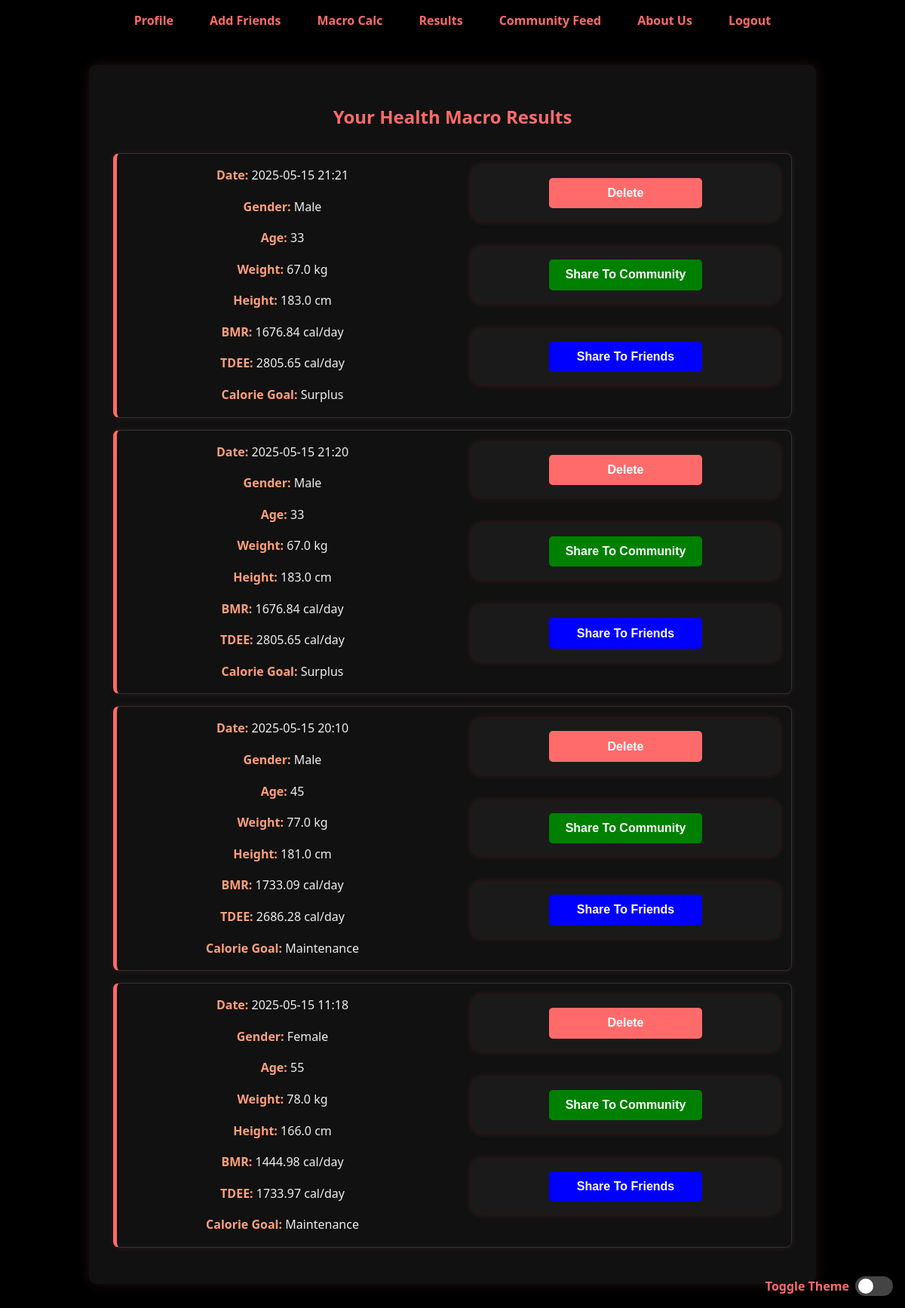
The page /results (signed in) on the database its author committed.
### app/models.py (models this page shows)
class MacroPost(db.Model):
    id = db.Column(db.Integer, primary_key=True)
    gender = db.Column(db.String(10), nullable=False)
    age = db.Column(db.Integer, nullable=False)
    weight = db.Column(db.Float, nullable=False)
    height = db.Column(db.Float, nullable=False)
    bmr = db.Column(db.Float, nullable=False)
    tdee = db.Column(db.Float, nullable=False)
    calorie_goal = db.Column(db.String(10), nullable=False, server_default='maintain')
    timestamp = db.Column(db.DateTime, server_default=db.func.now())
    user_id = db.Column(db.Integer, db.ForeignKey('user.id'), nullable=False)
    user = db.relationship('User', backref=db.backref('macroposts', lazy=True))

### app/routes.py (the view)
@app.route("/results")
def results():
    macro_posts = []
    if current_user.is_authenticated:
        macro_posts = MacroPost.query.filter_by(user_id=current_user.id).order_by(MacroPost.timestamp.desc()).all()
    return render_template("results.html", macro_posts=macro_posts)

### app/__init__.py (called while the page is built)
@login_manager.user_loader
def load_user(user_id):
    return db.session.get(User, int(user_id))

### app/routes.py (called while the page is built)
@app.after_request
def add_security_headers(response):
    response.headers['X-Content-Type-Options'] = 'nosniff'
    response.headers['X-Frame-Options'] = 'DENY'
    response.headers['X-Content-Type-Options'] = 'nosniff'
    response.headers['X-XSS-Protection'] = '1; mode=block'
    return response

### app/templates/results.html (shortened to what this page needs)
{% extends "base.html" %}
{% import "./components/resultTab.html" as ui %}
 {% block content %}
<section>
  <h1>Your Health Macro Results</h1>
  {% if macro_posts and macro_posts|length > 0 %}
  <div class="macro-history">
    <ul>
      {% for post in macro_posts %}
      <li>
        <div class="info">
          {{ ui.history_item(post) }}
        </div>
        <div class="actions">
          {{ ui.delete_button(post.id) }}
          {{ ui.community_share_button(post.id) }}
          {{ ui.friend_share_button(post.id) }}
        </div>
      </li>
      {% endfor %}
    </ul>
  </div>
  {% endif %}
</section>
{% endblock %}

### app/templates/components/resultTab.html (shortened to what this page needs)
{% macro history_item(post) %}
<p><strong>Date:</strong> {{ post.timestamp.strftime('%Y-%m-%d %H:%M') }}</p>
<p><strong>Gender:</strong> {{ post.gender|capitalize }}</p>
<p><strong>Age:</strong> {{ post.age }}</p>
<p><strong>Weight:</strong> {{ post.weight }} kg</p>
<p><strong>Height:</strong> {{ post.height }} cm</p>
<p><strong>BMR:</strong> {{ post.bmr }} cal/day</p>
<p><strong>TDEE:</strong> {{ post.tdee }} cal/day</p>
<p><strong>Calorie Goal:</strong> {{ post.calorie_goal|capitalize }}</p>
{% endmacro %}
{% macro delete_button(post_id) %}
<form
  action="{{ url_for('delete_macro_post', post_id=post_id) }}"
  method="post"
  onsubmit="return confirm('Are you sure you want to delete this entry?');"
>
  <button type="submit">Delete</button>
</form>
{% endmacro %}
{% macro community_share_button(post_id) %}
<form action="{{ url_for('create_feed_post', post_id=post_id) }}" method="POST">
  <button style="background-color: green" type="submit">
    Share To Community
  </button>
</form>
{% endmacro %}
{% macro friend_share_button(post_id) %}
<form action="{{ url_for('feed') }}" method="GET">
  <button style="background-color: blue" type="submit">Share To Friends</button>
</form>
{% endmacro %}

### app/static/css/style.css (style rules this page uses)
body { background-color: #000; color: #eee; font-family: 'Segoe UI', Tahoma, Geneva, Verdana, sans-serif; margin: 0; padding: 0; }
h1, h2 { color: #ff6b6b; text-align: center; }
form { background-color: #1a1a1a; padding: 2rem; border-radius: 10px; max-width: 500px; margin: 2rem auto; box-shadow: 0 0 10px rgba(255, 107, 107, 0.2); }
input, select, button { width: 100%; padding: 0.7rem; margin-top: 0.5rem; border-radius: 5px; border: none; background-color: #333; color: #fff; font-size: 1rem; }
button { background-color: #ff6b6b; color: #000; font-weight: bold; margin-top: 1.5rem; cursor: pointer; transition: background-color 0.3s; }
section { background-color: #111; color: #eee; max-width: 900px; margin: 2rem auto; padding: 2rem; border-radius: 10px; box-shadow: 0 0 15px rgba(255, 107, 107, 0.15); }
section p { font-size: 1rem; line-height: 1.6; }
.macro-history { margin-top: 2rem; }
.macro-history ul { list-style: none; padding: 0px; margin: 0px; }
.macro-history li { text-align: center; border: 1px solid #333; border-left: 5px solid #ff6b6b; border-radius: 8px; margin-bottom: 1rem; box-shadow: 0 0 8px rgba(255, 107, 107, 0.1); transition: transform 0.2s ease; display: flex; justify-content: space-between; align-items: flex-start; gap: 1rem; }
.macro-history strong { color: #ffa07a; }
.macro-history .info { justify-content: left; }
.macro-history .info p { margin-block: 1rem; }
.macro-history li .info { display: inline-table; grid-template-columns: repeat(auto-fit, minmax(120px, 1fr)); gap: 0.25rem 1rem; flex: 0.5; }
.macro-history .actions { display: flex; flex-direction: column; }
.macro-history li .actions { display: block; align-self: start; gap: 0.5rem; display: flex; flex-direction: column; flex-shrink: 0; gap: 0.25rem 1rem; flex: 0.5; }
.macro-history button { width: 50%; margin-block: 1rem; color: white; }
.macro-history form { padding: 0; margin: 1rem; }

### rows shown on the page
MacroPost: timestamp "2025-05-15 21:21", gender "Male", age "33", weight "67.0", height "183.0", bmr "1676.84", tdee "2805.65", calorie_goal "Surplus"
MacroPost: timestamp "2025-05-15 21:20", gender "Male", age "33", weight "67.0", height "183.0", bmr "1676.84", tdee "2805.65", calorie_goal "Surplus"
MacroPost: timestamp "2025-05-15 20:10", gender "Male", age "45", weight "77.0", height "181.0", bmr "1733.09", tdee "2686.28", calorie_goal "Maintenance"
MacroPost: timestamp "2025-05-15 11:18", gender "Female", age "55", weight "78.0", height "166.0", bmr "1444.98", tdee "1733.97", calorie_goal "Maintenance"
